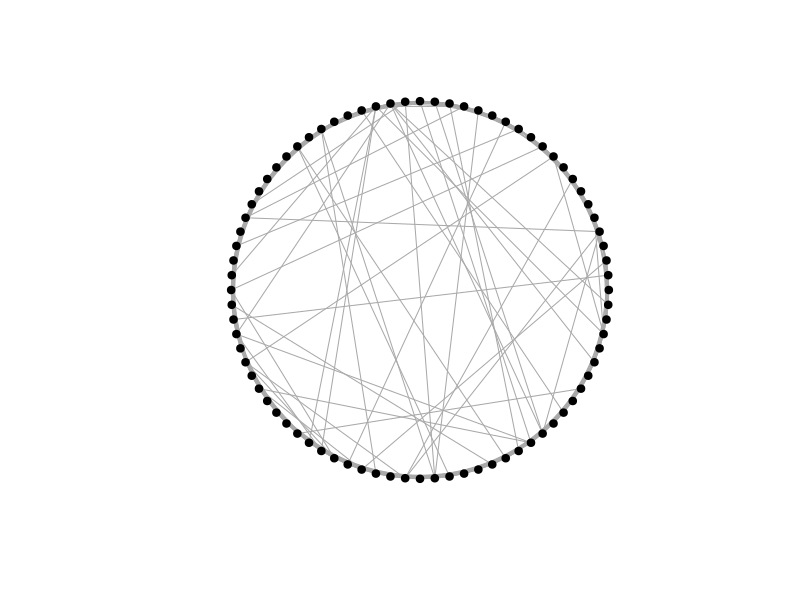
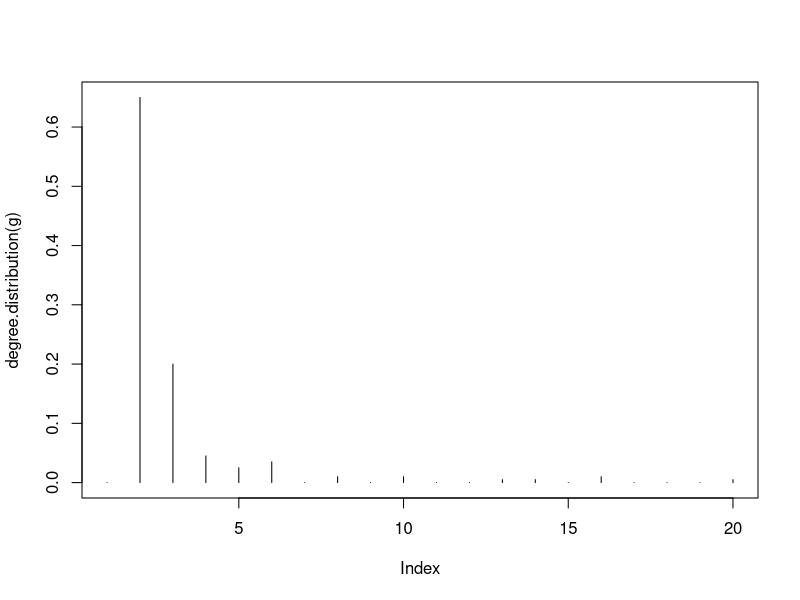
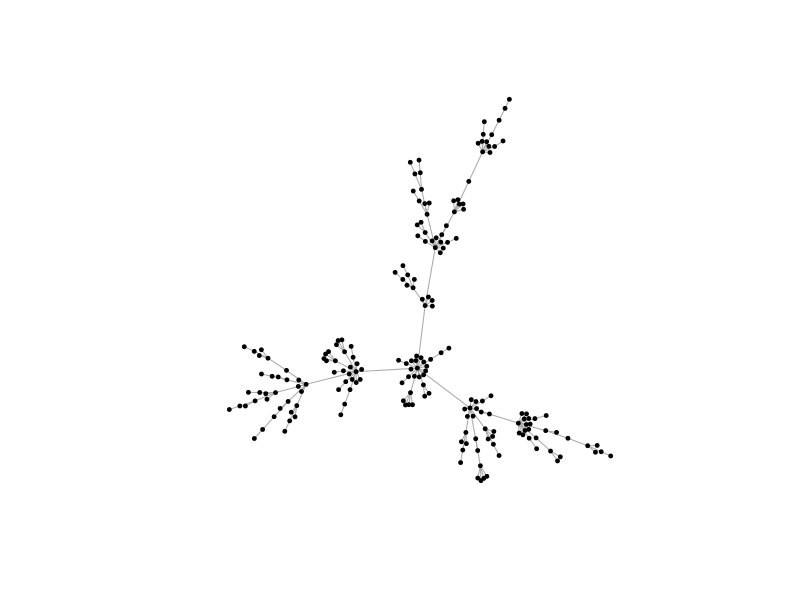
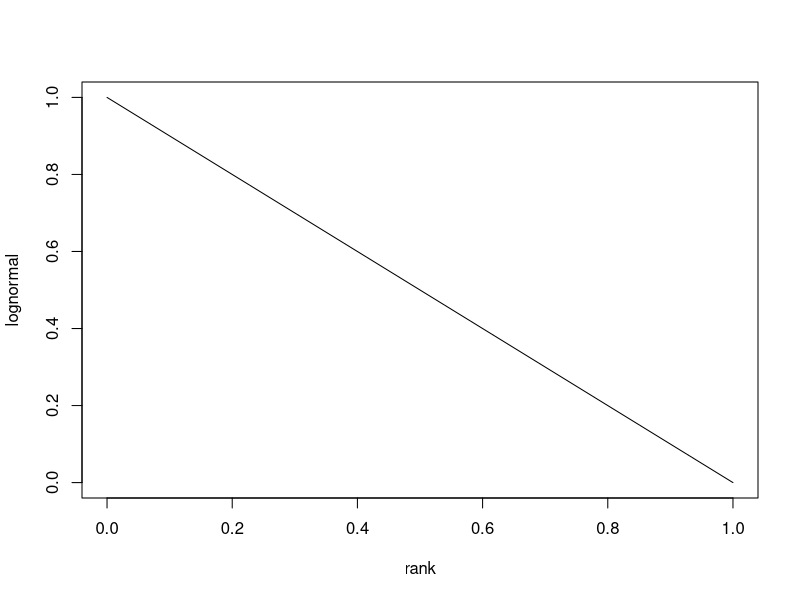
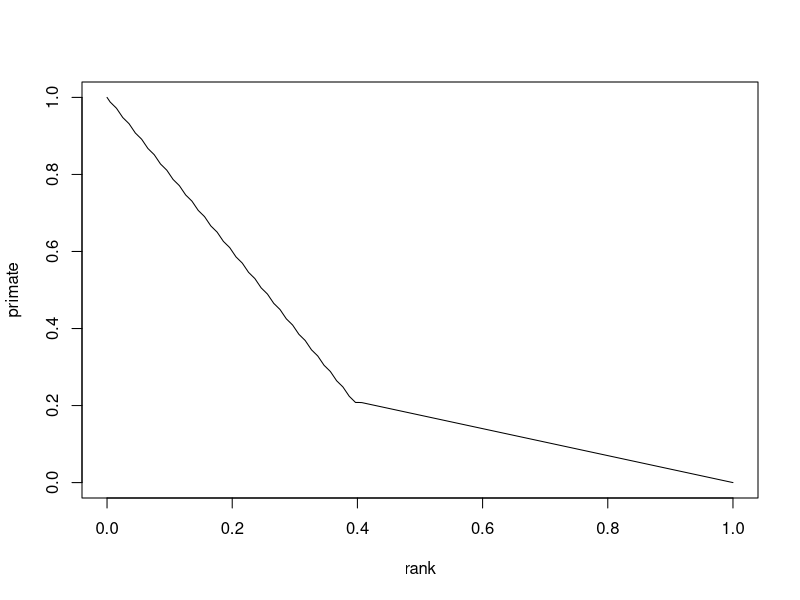
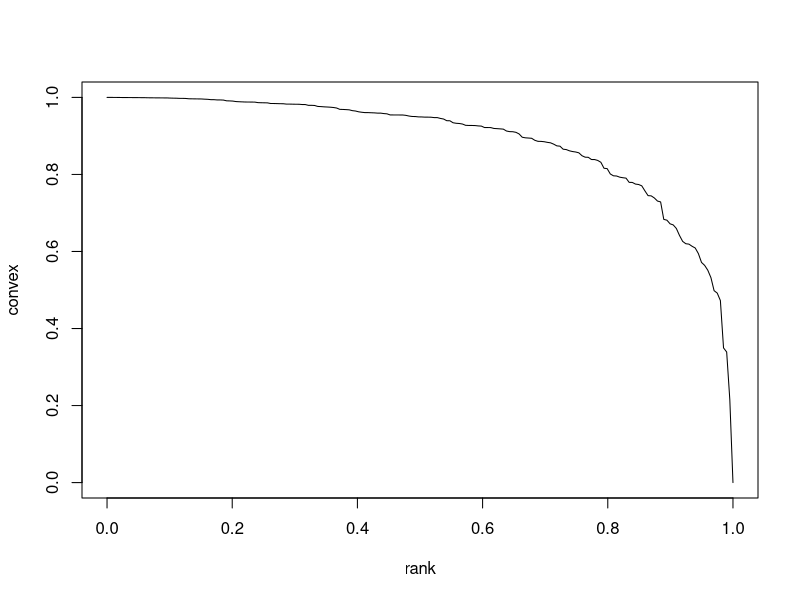
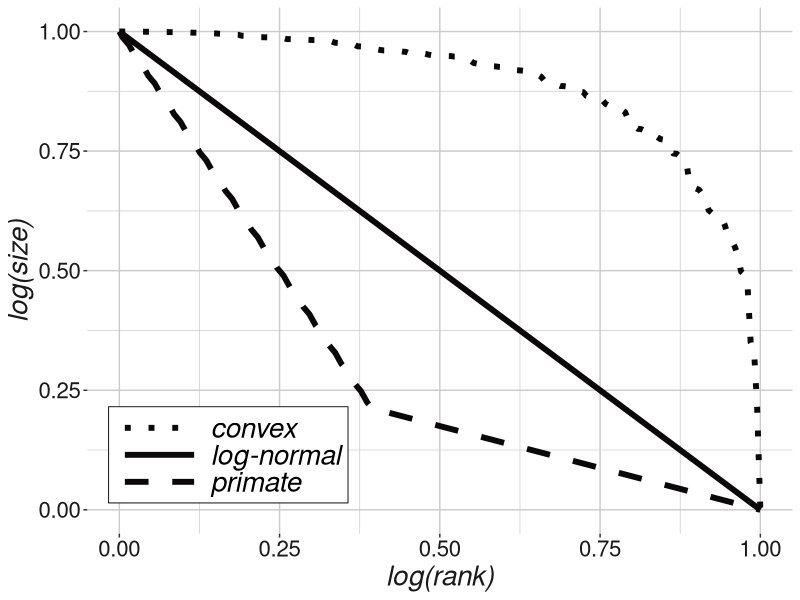
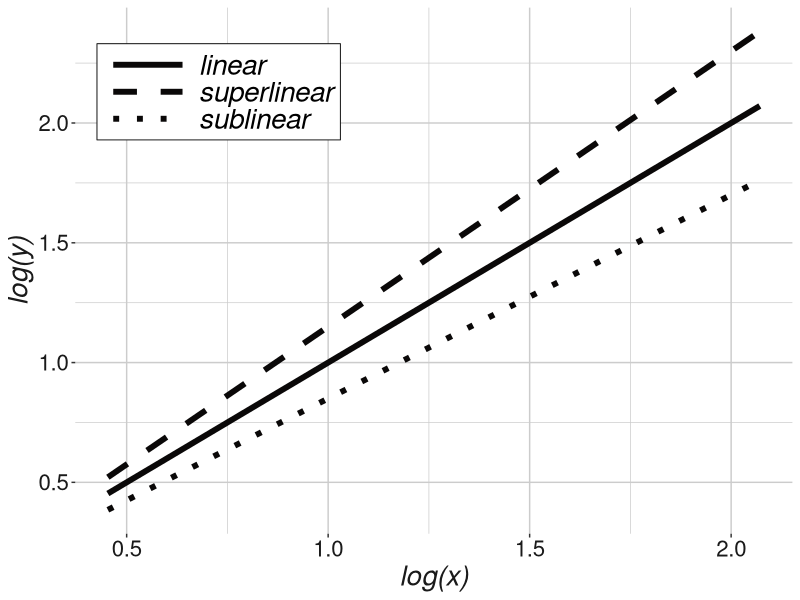

Write R code to recreate these figures, in order.
# Plots for simulated data
rm(list = ls())

library(ggplot2)
library(reshape2)


# Figure 2.2 #######

# small world network
library(igraph)
set.seed(9191)
g = sample_smallworld(1, 80, 5, 0.05, loops = FALSE, multiple = FALSE) # rewining prob = 0.3?
# The small world property (high local clustering and short paths) emerges for a small rewiring probability p ranging from 0.001 to 0.1
mean_distance(g)
transitivity(g, type="average")
plot(g, layout=layout_in_circle, vertex.size=4, 
     vertex.label=NA, edge.arrow.size=0, vertex.color="black")


# Figure 2.3 #######

# scale free network according to the Barabasi-Albert model
library(igraph)
par(mfrow = c(1,1))
set.seed(9019)
g = barabasi.game(200, power = 1)
plot(degree.distribution(g), type = "h")
plot(g, layout=layout.fruchterman.reingold, vertex.size=2, 
     vertex.label=NA, edge.arrow.size=0, vertex.color="black")


# Figure 2.4 #######

rank = 1:200
rank = (rank - min(rank)) / (max(rank) - min(rank))
# lognormal
lognormal = 1 - rank
lognormal = (lognormal - min(lognormal)) / (max(lognormal) - min(lognormal))
plot(rank, lognormal, type = "l")
# primate
pr1 = 1 - 0.8*rank[round(seq(1, 200, 2.5))]
primate = c(pr1, min(pr1), seq(0, min(pr1), 0.00176)[119:1])
primate = (primate - min(primate)) / (max(primate) - min(primate))
plot(rank, primate, type = "l")
# convex
set.seed(1452)
xx = rnorm(200)
convex = 1 - xx^2
convex = convex[order(convex, decreasing = TRUE)]
convex = (convex - min(convex)) / (max(convex) - min(convex))
plot(rank, convex, type = "l")

df = cbind.data.frame(convex, lognormal, primate)
df_plot = melt(df)
df_plot$VarX = rep(rank, 3)
head(df_plot)

ggplot(data = df_plot) +
  aes(x = VarX, y = value, linetype = factor(variable)) +
  geom_line(colour = "#0a0808", size = 2) +
  labs(x = "log(rank)",
       y = 'log(size)') +
  theme(legend.position = c(0.2, 0.15),
        legend.direction = "vertical",
        legend.text=element_text(size = 20, face = "italic"),
        legend.title = element_blank(),
        legend.background = element_blank(),
        legend.box.background = element_rect(colour = "grey10"),
        legend.key.width = unit(2.2,"cm"),
        panel.background = element_rect(fill = "white",
                                        colour = "white",
                                        size = 0.5, linetype = "solid"),
        panel.grid.major = element_line(size = 0.5, linetype = 'solid',
                                        colour = "grey80"), 
        panel.grid.minor = element_line(size = 0.25, linetype = 'solid',
                                        colour = "grey80"),
        axis.text.x = element_text(color = "grey10", size = 16, face = "plain"),
        axis.text.y = element_text(color = "grey10", size = 16, face = "plain"),  
        axis.title.x = element_text(color = "grey10", size = 20, face = "italic"),
        axis.title.y = element_text(color = "grey10", size = 20, face = "italic")) +
  scale_linetype_manual(labels = c("convex", "log-normal", "primate"), values = c("dotted", "solid", "dashed"))



# Figure 2.5 #######

par(mfrow = c(1,3))
set.seed(1451)
logx = log(rnorm(1000, 5, 1))
logy = logx
logy2 = 1.15*logx
logy3 = 0.85*logx

df = cbind.data.frame(logy, logy2, logy3)
df_plot = melt(df)
df_plot$VarX = rep(logx, 3)
head(df_plot)

ggplot(data = df_plot) +
  aes(x = VarX, y = value, linetype = factor(variable)) +
  geom_smooth(method='lm', formula= y~x, se = FALSE, colour = "#0a0808", size = 2) +
  labs(x = "log(x)",
       y = 'log(y)') +
  theme(legend.position = c(0.2, 0.84),
        legend.direction = "vertical",
        legend.text=element_text(size = 20, face = "italic"),
        legend.title = element_blank(),
        legend.background = element_blank(),
        legend.box.background = element_rect(colour = "grey10"),
        legend.key.width = unit(2.2,"cm"),
        panel.background = element_rect(fill = "white",
                                        colour = "white",
                                        size = 0.5, linetype = "solid"),
        panel.grid.major = element_line(size = 0.5, linetype = 'solid',
                                        colour = "grey80"), 
        panel.grid.minor = element_line(size = 0.25, linetype = 'solid',
                                        colour = "grey80"),
        axis.text.x = element_text(color = "grey10", size = 16, face = "plain"),
        axis.text.y = element_text(color = "grey10", size = 16, face = "plain"),  
        axis.title.x = element_text(color = "grey10", size = 20, face = "italic"),
        axis.title.y = element_text(color = "grey10", size = 20, face = "italic")) +
  scale_linetype_manual(labels = c("linear", "superlinear", "sublinear"), values=c("solid", "dashed", "dotted"))

